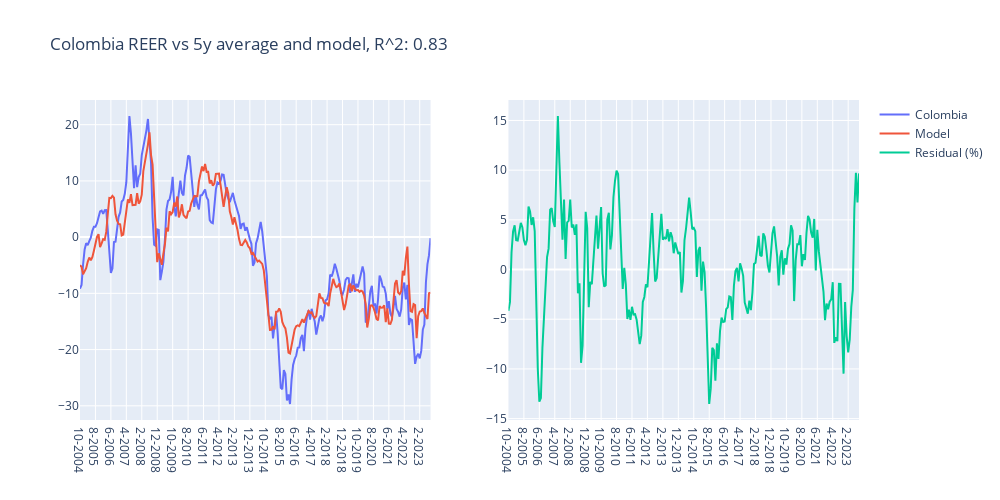

The notebook cell this image was saved under:
### Code cell
currency = "Colombia"
years = 19
test_df = df[itemlist].merge(df_reer[currency],left_index=True,right_index=True,how="inner").iloc[-years*12:]
y = test_df[currency]
X = test_df[itemlist]
X_train, X_test, y_train, y_test = train_test_split(X, y, test_size=0.75, random_state=42)
lasso = Lasso(max_iter=10000)
lasso.fit(X_train, y_train)
y_pred = lasso.predict(X_test)
mse = mean_squared_error(y_test, y_pred)

test_df["ypred"] = lasso.predict(X)
test_df["resids"] = (test_df[currency] - test_df["ypred"])

coefficients = lasso.coef_
r_squared = r2_score(y_test, lasso.predict(X_test))

X_colnames = X.columns
selected_X_vars = []
for i in range(len(coefficients)):
    if coefficients[i] != 0:
        selected_X_vars.append(X_colnames[i])
non_zero_coefficients = [round(x,3) for x in coefficients if x != 0]
labellist = []
for x in selected_X_vars:
    labellist.append(mydict[x.lower()])

print(currency)
print("Mean squared error:", round(mse,2))
print("R-squared:", round(r_squared,2))
print("Coefficients:", non_zero_coefficients)
print("Relevant Variables:",labellist)

title = f"R^2: {round(r_squared,2)}"
fig = make_subplots(rows=1, cols=2)
fig.add_scatter(x=test_df.index, y=test_df[currency], mode='lines', name=currency, row=1, col=1)
fig.add_scatter(x=test_df.index, y=test_df["ypred"], mode='lines', name="Model",row=1, col=1)
fig.add_scatter(x=test_df.index, y=test_df["resids"], mode='lines', name="Residual (%)", row=1, col=2)
fig.update_layout(width=1000, height=500, title_text=f"{currency} REER vs 5y average and model, {title}")
fig.update_layout(showlegend=True)
fig.show()

### Figure 1 — Plotly figure (JSON) as saved in the notebook; plotly's stock layout.template omitted (floating-point values rounded to 4 significant figures; data arrays with more than 128 entries replaced by an {"elided": "..."} marker saying what was removed)
{"data": [{"mode": "lines", "name": "Colombia", "type": "scatter", "x": {"elided": "228 str values"}, "xaxis": "x", "y": {"elided": "228 float values"}, "yaxis": "y"}, {"mode": "lines", "name": "Model", "type": "scatter", "x": {"elided": "228 str values"}, "xaxis": "x", "y": {"elided": "228 float values"}, "yaxis": "y"}, {"mode": "lines", "name": "Residual (%)", "type": "scatter", "x": {"elided": "228 str values"}, "xaxis": "x2", "y": {"elided": "228 float values"}, "yaxis": "y2"}], "layout": {"height": 500, "showlegend": true, "title": {"text": "Colombia REER vs 5y average and model, R^2: 0.83"}, "width": 1000, "xaxis": {"anchor": "y", "domain": [0, 0.45]}, "xaxis2": {"anchor": "y2", "domain": [0.55, 1]}, "yaxis": {"anchor": "x", "domain": [0, 1]}, "yaxis2": {"anchor": "x2", "domain": [0, 1]}}}
